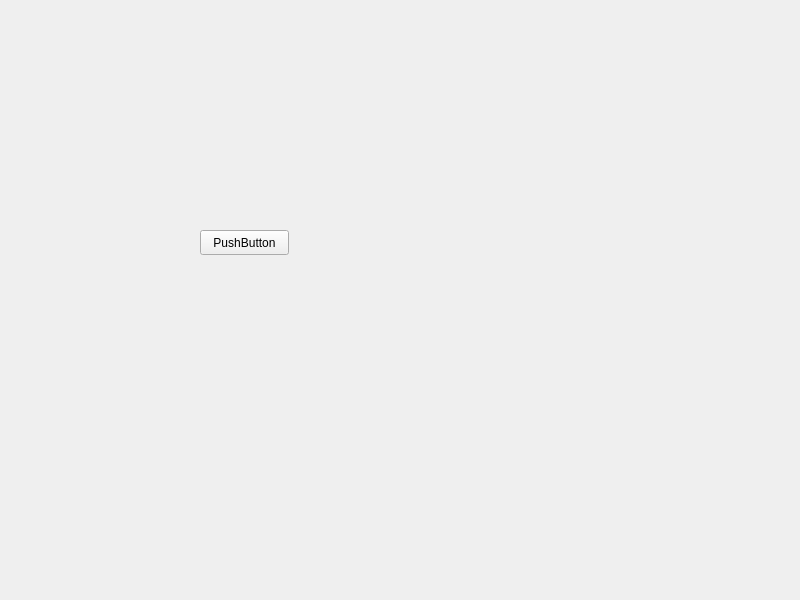
<?xml version="1.0" encoding="UTF-8"?>
<ui version="4.0">
 <class>Widget</class>
 <widget class="QWidget" name="Widget">
  <property name="geometry">
   <rect>
    <x>0</x>
    <y>0</y>
    <width>800</width>
    <height>600</height>
   </rect>
  </property>
  <property name="windowTitle">
   <string>Widget</string>
  </property>
  <widget class="QPushButton" name="pushButton">
   <property name="geometry">
    <rect>
     <x>200</x>
     <y>230</y>
     <width>89</width>
     <height>25</height>
    </rect>
   </property>
   <property name="text">
    <string>PushButton</string>
   </property>
  </widget>
 </widget>
 <resources/>
 <connections/>
</ui>
